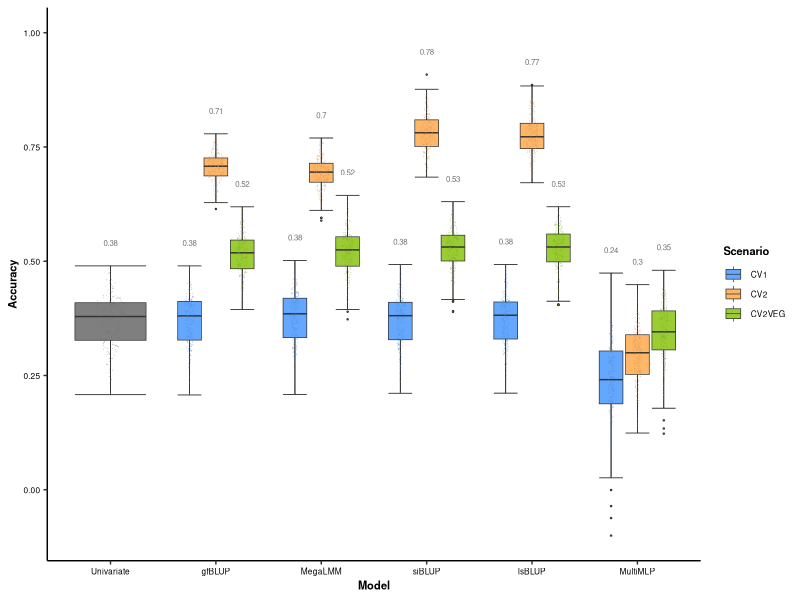
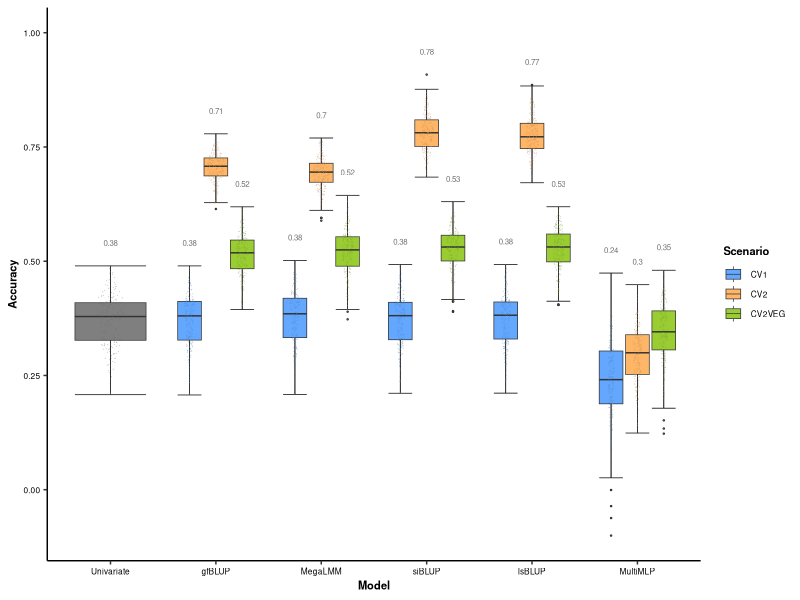

Write the R code that produced these figures, in order.
# Plotting the hyperspectral results:
library(ggplot2)
library(ggforce)
wd <- getwd()
setwd(wd)

# Settings:
# models <- c("Univariate", "Phenomic", "gfBLUP", "MegaLMM", "lsBLUP", "siBLUP", "MultiMLP")
models <- c("Univariate", "gfBLUP", "MegaLMM", "lsBLUP", "siBLUP", "MultiMLP")
scenarios <- c("CV1", "CV2", "CV2VEG")

# Loading results:
results <- expand.grid(Model = models[2:length(models)],
                       Scenario = scenarios,
                       Run = 1:250,
                       Accuracy = 0)

results <- rbind(results,
                 expand.grid(Model = models[1],
                             Scenario = "N/A",
                             Run = 1:250,
                             Accuracy = 0))

# results <- rbind(results,
#                  expand.grid(Model = models[2],
#                              Scenario = scenarios[2:3],
#                              Run = 1:250,
#                              Accuracy = 0))

results[results$Model == "Univariate" & results$Scenario == "N/A", 4] <- read.csv("hyper/results/2_hyper_results_univariate.csv")$acc
# results[results$Model == "Phenomic" & results$Scenario == "CV2", 4] <- read.csv("hyper/results/0_hyper_results_phenomic.csv")$acc
# results[results$Model == "Phenomic" & results$Scenario == "CV2VEG", 4] <- read.csv("hyper/results/0_hyper_results_phenomic_CV2VEG.csv")$acc

results[results$Model == "gfBLUP" & results$Scenario == "CV1", 4] <- read.csv("hyper/results/3a_hyper_results_gfblup_CV1_RF.csv")$acc
results[results$Model == "gfBLUP" & results$Scenario == "CV2", 4] <- read.csv("hyper/results/3b_hyper_results_gfblup_CV2_RF.csv")$acc
results[results$Model == "gfBLUP" & results$Scenario == "CV2VEG", 4] <- read.csv("hyper/results/3b_hyper_results_gfblup_CV2VEG.csv")$acc

results[results$Model == "MegaLMM" & results$Scenario == "CV1", 4] <- read.csv("hyper/results/12a_hyper_results_megalmm_CV1_RF.csv")$acc
results[results$Model == "MegaLMM" & results$Scenario == "CV2", 4] <- read.csv("hyper/results/12b_hyper_results_megalmm_CV2_RF.csv")$acc
results[results$Model == "MegaLMM" & results$Scenario == "CV2VEG", 4] <- read.csv("hyper/results/12b_hyper_results_megalmm_CV2VEG_RF.csv")$acc

results[results$Model == "lsBLUP" & results$Scenario == "CV1", 4] <- read.csv("hyper/results/11a_hyper_results_lsblup_CV1.csv")$acc
results[results$Model == "lsBLUP" & results$Scenario == "CV2", 4] <- read.csv("hyper/results/11b_hyper_results_lsblup_CV2.csv")$acc
results[results$Model == "lsBLUP" & results$Scenario == "CV2VEG", 4] <- read.csv("hyper/results/11b_hyper_results_lsblup_CV2VEG.csv")$acc

results[results$Model == "siBLUP" & results$Scenario == "CV1", 4] <- read.csv("hyper/results/5a_hyper_results_siblup_CV1.csv")$acc
results[results$Model == "siBLUP" & results$Scenario == "CV2", 4] <- read.csv("hyper/results/5b_hyper_results_siblup_CV2.csv")$acc
results[results$Model == "siBLUP" & results$Scenario == "CV2VEG", 4] <- read.csv("hyper/results/5b_hyper_results_siblup_CV2VEG.csv")$acc

results[results$Model == "MultiMLP" & results$Scenario == "CV1", 4] <- read.csv("hyper/results/8a_hyper_results_multiMLP_CV1.csv")$acc
results[results$Model == "MultiMLP" & results$Scenario == "CV2", 4] <- read.csv("hyper/results/8b_hyper_results_multiMLP_CV2.csv")$acc
results[results$Model == "MultiMLP" & results$Scenario == "CV2VEG", 4] <- read.csv("hyper/results/8b_hyper_results_multiMLP_CV2VEG.csv")$acc

# results$Model <- factor(results$Model, levels = c("Univariate", "Phenomic", "gfBLUP", "MegaLMM", "siBLUP", "lsBLUP", "MultiMLP"))
results$Model <- factor(results$Model, levels = c("Univariate", "gfBLUP", "MegaLMM", "siBLUP", "lsBLUP", "MultiMLP"))
results$Scenario <- factor(results$Scenario, levels = c("CV1", "CV2", "CV2VEG", "N/A"))

medians <- aggregate(Accuracy ~ Scenario + Model, data = results, FUN = median)
medians$max <- aggregate(Accuracy ~ Scenario + Model, data = results, FUN = max)$Accuracy

# medians$Model <- factor(medians$Model, levels = c("Univariate", "Phenomic", "gfBLUP", "MegaLMM", "siBLUP", "lsBLUP", "MultiMLP"))
medians$Model <- factor(medians$Model, levels = c("Univariate", "gfBLUP", "MegaLMM", "siBLUP", "lsBLUP", "MultiMLP"))
medians$Scenario <- factor(medians$Scenario, levels = c("CV1", "CV2", "CV2VEG", "N/A"))

# Plotting:
ggplot(data = results, mapping = aes(x = Model, y = Accuracy, fill = Scenario)) +
  stat_boxplot(geom = "errorbar", linewidth = 0.25) +
  geom_boxplot(outlier.size = 0.2, linewidth = 0.25) +
  geom_text(data = medians, aes(label = round(Accuracy, 2), y = max + 0.05),
            position = position_dodge(width = 0.75), size = 2, color = "gray45") +
  theme_classic(base_size = 11) +
  scale_fill_manual(breaks = c("CV1", "CV2", "CV2VEG"),
                    values = c("CV1" = "#63a7ff", "CV2" = "#ffb667",
                               "NA" = "gray", "CV2VEG" = "yellowgreen")) +
  ylim(min(min(results$Accuracy), 0), 1.0) +
  theme(axis.text = element_text(color = "black", size = 6),
        axis.title = element_text(face = "bold"),
        legend.title = element_text(face = "bold"),
        plot.title = element_text(face = "bold", hjust = 0.5),
        plot.subtitle = element_text(hjust = 0.5)) +
  theme(legend.text = element_text(size = 6),
        legend.title = element_text(size = 8),
        axis.title = element_text(size = 8),
        legend.position = "right",
        legend.key.height = unit(0.5, "cm"),
        legend.spacing.y = unit(0.1, "cm"),
        legend.key.width = unit(0.5, "cm")) +
  geom_sina(data = results, mapping = aes(x = Model, y = Accuracy, fill = Scenario),
            size = 0.3, position = position_dodge(width = 0.75), shape = 21, stroke = 0.05, maxwidth = 0.5, alpha = 0.25)

ggsave(filename = "plots/hyper.png", dpi = 640, width = 15, height = 6, units = "cm")
